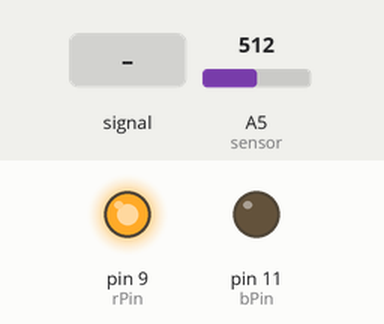
This sketch was run on a simulated Arduino Uno, built with avr-gcc and run on an emulated ATmega328P. On the bench: output pins drawn as LEDs (lit = HIGH). The test bench sets the inputs (shaded band); at power-on: A5 (sensor) = 512.

Above: at 1.2 s.
1.3 s: A5 (sensor) fed a 2 Hz sine of ±306 counts around its level
At 1.48 s:
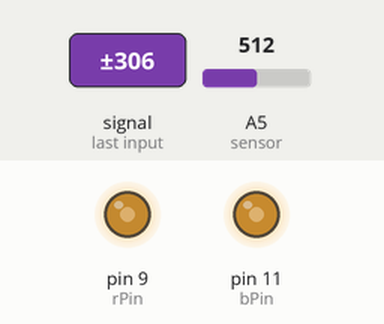
4.3 s: A5 (sensor) set to 122
5.9 s: A5 (sensor) set to 177
7.4 s: A5 (sensor) set to 205
At 8.3 s:
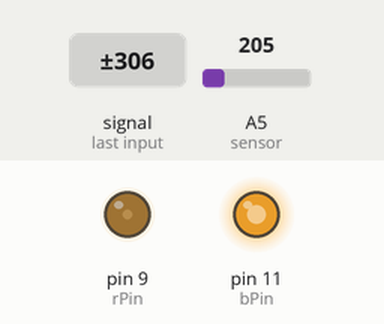
9.1 s: A5 (sensor) set to 306
At 9.22 s:
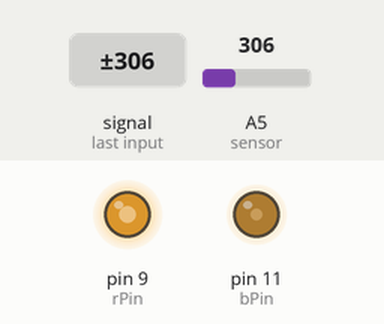
10.7 s: A5 (sensor) set to 271
At 11.2 s:
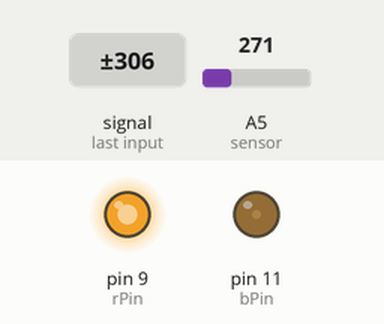
Timing chart, 0 to 13.3 s (numbered marks = the images above; inputs shaded):
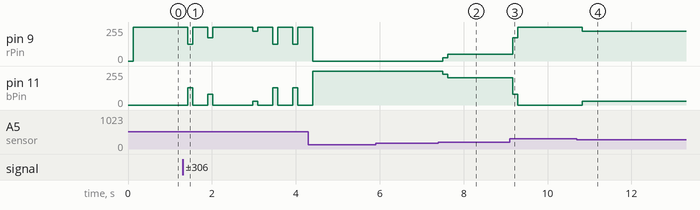

Measured:
- the behaviour switches between 280 and 279 on A5 (sensor) (found by bisection; images 3 and 4)
- after the input at 1.3 s, pin 9 (rPin): 255/255 → 125/255 after 0.13 s, → 255/255 0.12 s later, → 175/255 0.36 s later, → 255/255 0.12 s later, … (10 changes in this stretch); pin 11 (bPin): 0/255 → 130/255 after 0.13 s, → 0/255 0.12 s later, → 80/255 0.36 s later, → 0/255 0.12 s later, … (10 changes in this stretch)
- after the input at 5.9 s, every drawn part: stays the same
- after the input at 7.4 s, pin 9 (rPin): 0/255 → 25/255 after 0.10 s, → 50/255 0.12 s later; pin 11 (bPin): 255/255 → 230/255 after 0.10 s, → 205/255 0.12 s later
- after the input at 9.1 s, pin 9 (rPin): 50/255 → 175/255 after 0.07 s, → 255/255 0.12 s later; pin 11 (bPin): 205/255 → 80/255 after 0.07 s, → 0/255 0.12 s later
- after the input at 10.7 s, pin 9 (rPin): 255/255 → 225/255 after 0.13 s; pin 11 (bPin): 0/255 → 30/255 after 0.13 s

The sketch:

temp_rgb.ino
```cpp
const int sensor=5;
int rPin = 9;
int bPin = 11;
int rVal, bVal;
float temperatura;

void setup()
{
  analogReference(INTERNAL); // Referencia de 1.1V UNO (1.1/1024=0,913mv) 0,913mv de precisão ou seja 0,09ºC( INTERNAL1V1  Arduino Mega)
  pinMode(rPin, OUTPUT);
  pinMode(bPin, OUTPUT);
}
void loop()
{
  temperatura=0;
  for(int i=0;i<1000;i++)
  {
  temperatura=temperatura+analogRead(sensor);
  }
  temperatura=temperatura/1000; //Media de mil leituras
  temperatura=temperatura*(1.1/1024);//Converte valor lido para tensão
  temperatura=temperatura*100;//Converte para Graus = temperatura/(1/10mv)
  if (temperatura < 21)
    bVal = 255;
  else if (temperatura < 22)
    bVal = 230;
  else if (temperatura < 23)
    bVal = 205;
  else if (temperatura < 24)
    bVal = 180;
  else if (temperatura < 25)
    bVal = 155;
  else if (temperatura < 26)
    bVal = 130;
  else if (temperatura < 27)
    bVal = 105;
  else if (temperatura < 28)
    bVal = 80;
  else if (temperatura < 29)
    bVal = 55;
  else if (temperatura < 30)
    bVal = 30;
  else
    bVal = 0;
  rVal = 255 - bVal;
  analogWrite(rPin, rVal);
  analogWrite(bPin, bVal);
  //Serial.println(temperatura);
}
```
